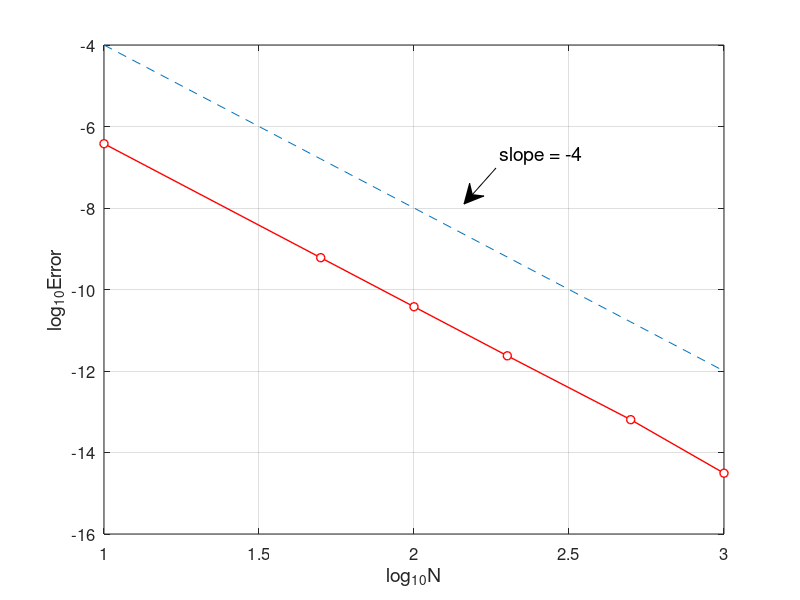

This chart was generated by the following MATLAB code:
% IRK2s_error.m
% Implicit Runge-Kutta(Gauss method) 2 stage and order 4
% u'=u in [0,1] with initial condition u(0)=1
% exact solution: ue=exp(x)
clear all;  close all;  clf
Nvec=[10 50 100 200 500 1000];
Error=[];
for n=1:length(Nvec)
    N=Nvec(n);
    h=1/N;
    x=[0:h:1];
    u(1)=1;
    Y=[1;1];
    % Newton iteration
    for i=1:N
        k=u(i);
        tol=1;
        while tol>1.0e-6
            X=Y;
            D=[1-0.25*h,-h*(0.25-(sqrt(3))/6);...
            -h*( 0.25+(sqrt(3))/6),1-h*0.25];    % Jacobian matrix
            F=[X(1)-k-h*(0.25*X(1)+(0.25-(sqrt(3))/6)*X(2));...
            X(2)-k-h*((0.25+(sqrt(3))/6)*X(1)+0.25*X(2))];   % RHS
            Y=X-D\F;
            tol=norm(Y-X);
        end
        u(i+1)=k+(h/2)*(Y(1)+Y(2));
    end
    ue=exp(x);              % exact solution
    error=max(abs(u-ue));   % maximum error
    Error=[Error,error];
end
plot(log10(Nvec),log10(Error),'ro-','MarkerFaceColor','w','LineWidth',1)
hold on,
plot(log10(Nvec), log10(Nvec.^(-4)), '--')
grid on,
%title('Convergence order of Gauss method ','fontsize',12)
set(gca,'fontsize',12)
xlabel('log_{10}N','fontsize', 14), ylabel('log_{10}Error','fontsize',14)

% add annotation of slope
ax = [0.62 0.58];
ay = [0.72 0.66];
annotation('textarrow',ax,ay,'String','slope = -4 ','fontsize',14)

% computating convergence order
for i=1:length(Nvec)-1     % computating convergence order
    order(i)=-log(Error(i)/Error(i+1))/(log(Nvec(i)/Nvec(i+1)));
end
Error
order

% print -dpng -r600  IRK2s_error.png
